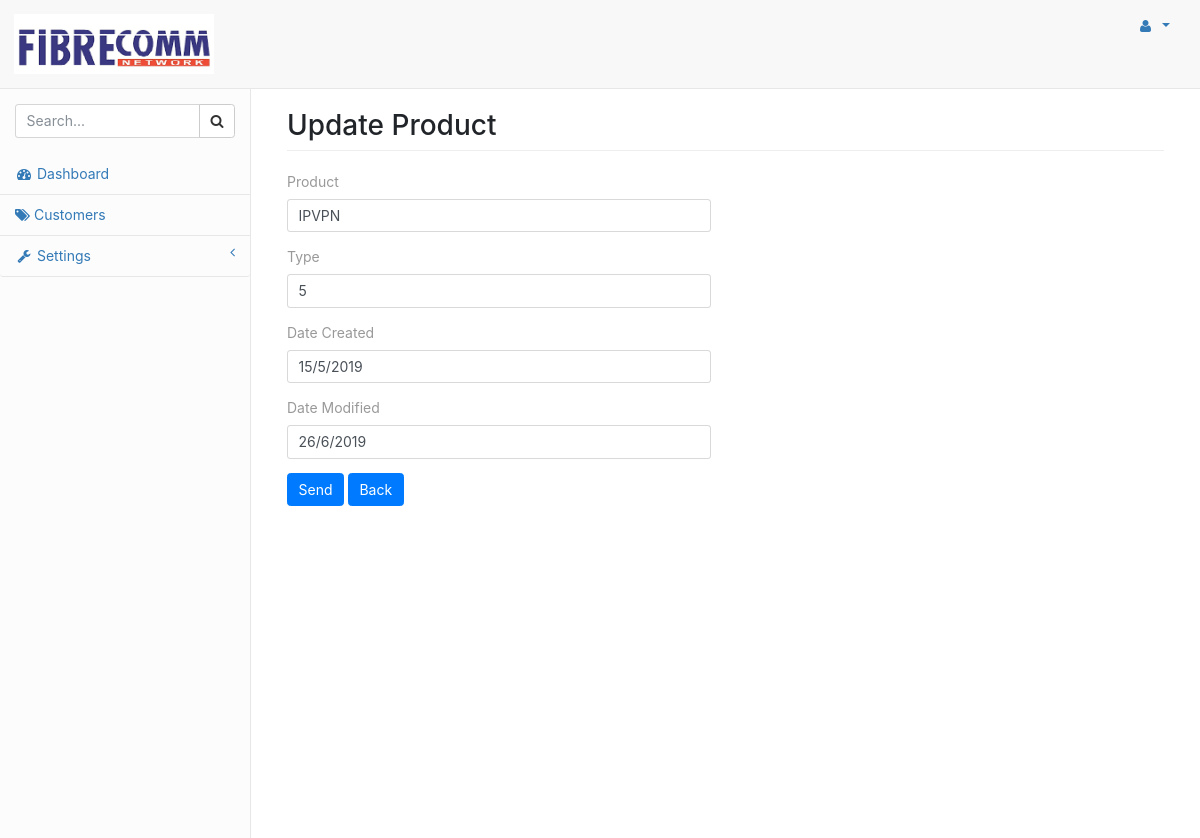
/updateproduct.php?id=8 (signed in), run on the app's committed database.
### tables this page shows
CREATE TABLE `item_products` (
  `id` int(50) NOT NULL,
  `product_services` varchar(255) NOT NULL,
  `id_product` int(11) NOT NULL,
  `date_created` varchar(255) NOT NULL,
  `date_modified` varchar(255) NOT NULL
);

### updateproduct.php (the view, shortened to what this page needs)
<?php
include "pages/includes/db1.php";
if (isset($_GET['id'])) {
    $product_id = $_GET['id'];
    $sql = $conn1->query("SELECT * FROM item_products WHERE id = $product_id");
    if ($sql) {
        $row = $sql->fetch_assoc();
        $db_product = $row['product_services'];
        $db_producttype = $row['id_product'];
        $db_datecreated = $row['date_created'];
        $db_datemodified = $row['date_modified'];
    }
}
 ?>
 <!DOCTYPE html>
<html lang="en">
<head>
    <link href="vendor/bootstrap/css/bootstrap.min.css" rel="stylesheet">
    <link href="vendor/metisMenu/metisMenu.min.css" rel="stylesheet">
    <link href="dist/css/sb-admin-2.css" rel="stylesheet">
    <link href="vendor/font-awesome/css/font-awesome.min.css" rel="stylesheet" type="text/css">
<body>
<div id="wrapper">
    <header class="align-items-start app-header flex-column flex-md-row navbar navbar-expand-md navbar-light">
        <div class="align-items-baseline d-flex flex-row navbar-brand p-lg-3 pl-3 pr-3 pt-3">
            <a class="" href="indexstaff.php"><img src="vendor/datatables/images/download.png" width="200" height="60"></a>
        </div>
        <ul class="nav navbar-nav ml-md-auto flex-row navbar-top-links">
            <li class="nav-item dropdown">
                <a class="nav-link dropdown-toggle nav-link" data-toggle="dropdown" href="#" role="button"
                   aria-haspopup="true" aria-expanded="false">
                    <i class="fa fa-user fa-fw"></i>
                </a>
            </li>
        </ul>
    </header>
    <div class="d-md-flex">
        <div class="sidebar" role="navigation">
            <div class="sidebar-nav collapse navbar-collapse show" id="side-menu-wrapper">
                <ul class="nav navbar-nav navbar-collapse flex-column side-nav list-group" id="side-menu">
                    <li class="sidebar-search">
                        <div class="input-group custom-search-form">
                            <input type="text" class="form-control" placeholder="Search...">
                            <span class="input-group-btn">
                                <button class="btn btn-white" type="button">
                                    <i class="fa fa-search"></i>
                                </button>
                            </span>
                        </div>
                    </li>
                    <li class="list-group-item">
                        <a href="indexstaff.php"><i class="fa fa-dashboard fa-fw"></i> Dashboard</a>
                    </li>
                    <li class="list-group-item">
                        <a href="cust_form.php"><i class="fa fa-tags"></i> Customers </a>
                    </li>
                    <li class="list-group-item">
                        <a href="#"><i class="fa fa-wrench fa-fw"></i> Settings<span class="fa arrow"></span></a>
                    </li>
                </ul>
            </div>
        </div>
        <div id="page-wrapper" class="p-4">
            <div class="container-fluid">
                <div class="row justify-content-center">
                    <div class="col-xl-12">
                        <h2 class="page-header">Update Product</h2>
                    </div>
                </div>
                <div class="row">
                    <div class="col-lg-6">
                        <form action="" method="post">
                            <div class="form-group">
                                <label>Product</label>
                                <input type="text" name="productitem" class="form-control" value="<?php echo $db_product ?>">
                            </div>
                            <div class="form-group">
                                <label>Type</label>
                                <input type="text" name="producttype" class="form-control" value="<?php echo $db_producttype ?>">
                            </div>
                            <div class="form-group">
                                <label>Date Created</label>
                                <input type="text" name="DC" class="form-control" value="<?php echo $db_datecreated ?>">
                            </div>
                            <div class="form-group">
                                <label>Date Modified</label>
                                <input type="text" name="DM" class="form-control" value="<?php echo $db_datemodified?>">
                            </div>
                            <div class="form-group">
                                <input type="submit" name="submit" class="btn btn-primary" value="Send">
                                <button type="back" name="back" class="btn btn-primary" onClick="javascript:window.location.href='product_add.php'; return false">Back</button>
                            </div>
                        </form>
                    </div>
                </div>
            </div>
        </div>
    </div>
</div>
</body>
</html>

### data on the page
item_products: productitem "IPVPN", producttype "5", DC "15/5/2019", DM "26/6/2019"
